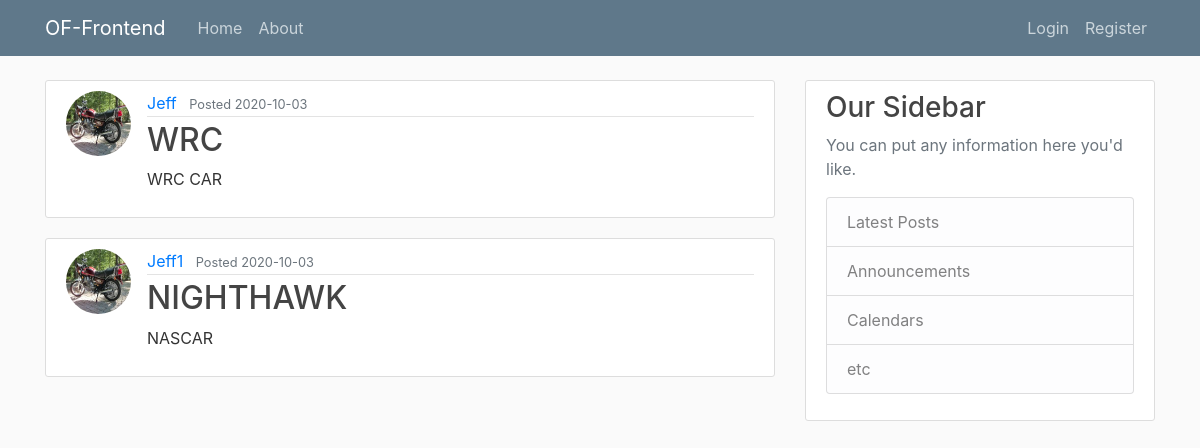
The page /home on the database its author committed.
### flask_website/models.py (models this page shows, shortened)
class Program(db.Model):
    __tablename__ = 'program'
    id = db.Column(db.Integer, primary_key=True)
    name = db.Column(db.String(20),unique=True, nullable=False)
    description = db.Column(db.Text,unique=False, nullable=False)
    created_date = db.Column(db.DateTime,nullable=False, default = datetime.utcnow)
    created_by = db.Column(db.Integer,db.ForeignKey('user.id'), nullable = False)
    project = db.relationship("Project", back_populates = "program") # forward

class User(db.Model,UserMixin):
    __tablename__ = 'user'
    id = db.Column(db.Integer, primary_key=True)
    username = db.Column(db.String(20),unique=True, nullable=False)
    email = db.Column(db.String(120),unique=True, nullable=False)
    image_file = db.Column(db.String(20), default='default.jpg')
    password = db.Column(db.String(60), nullable=False)
    create_program= db.relationship('Program', backref='creator', lazy=True)

### flask_website/routes.py (the view)
@app.route("/")
@app.route("/home")
def home():
    return render_template('home.html', programs = Program.query.all())

### flask_website/templates/home.html
{% extends "layout.html" %}
{% block content %}
    {% for program in programs %}
        <article class="media content-section">
          <img class = "rounded-circle article-img", src="{{ url_for('static',filename = 'profile_pics/' + program.creator.image_file) }}">
          <div class="media-body">
            <div class="article-metadata">
              <a class="mr-2" href="#">{{ program.creator.username }}</a>
              <small class="text-muted"> Posted {{ program.created_date.strftime('%Y-%m-%d') }}</small>
            </div>
            <h2><a class="article-title" href="{{ url_for('program', program_id = program.id) }}">{{ program.name }}</a></h2>
            <p class="article-content">{{ program.description }}</p>
          </div>
        </article>
    {% endfor %}
{% endblock content %}

### flask_website/static/main.css (style rules this page uses)
body { background: #fafafa; color: #333333; margin-top: 5rem; }
h1, h2, h3, h4, h5, h6 { color: #444444; }
.content-section { background: #ffffff; padding: 10px 20px; border: 1px solid #dddddd; border-radius: 3px; margin-bottom: 20px; }
.article-title { color: #444444; }
.article-content { white-space: pre-line; }
.article-img { height: 65px; width: 65px; margin-right: 16px; }
.article-metadata { padding-bottom: 1px; margin-bottom: 4px; border-bottom: 1px solid #e3e3e3 }

### rows shown on the page
Program: image_file (placeholder picture), creator.username "Jeff", created_date "2020-10-03", name "WRC", description "WRC CAR"
Program: image_file (placeholder picture), creator.username "Jeff1", created_date "2020-10-03", name "NIGHTHAWK", description "NASCAR"
